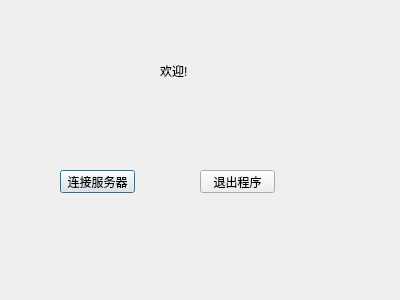
<?xml version="1.0" encoding="UTF-8"?>
<ui version="4.0">
 <class>mainInterface</class>
 <widget class="QDialog" name="mainInterface">
  <property name="geometry">
   <rect>
    <x>0</x>
    <y>0</y>
    <width>400</width>
    <height>300</height>
   </rect>
  </property>
  <property name="windowTitle">
   <string>mainInterface</string>
  </property>
  <widget class="QPushButton" name="pushButton">
   <property name="geometry">
    <rect>
     <x>60</x>
     <y>170</y>
     <width>75</width>
     <height>23</height>
    </rect>
   </property>
   <property name="text">
    <string>连接服务器</string>
   </property>
  </widget>
  <widget class="QPushButton" name="pushButton_2">
   <property name="geometry">
    <rect>
     <x>200</x>
     <y>170</y>
     <width>75</width>
     <height>23</height>
    </rect>
   </property>
   <property name="text">
    <string>退出程序</string>
   </property>
  </widget>
  <widget class="QLabel" name="label">
   <property name="geometry">
    <rect>
     <x>160</x>
     <y>60</y>
     <width>51</width>
     <height>21</height>
    </rect>
   </property>
   <property name="text">
    <string>欢迎!</string>
   </property>
  </widget>
 </widget>
 <resources/>
 <connections/>
</ui>
